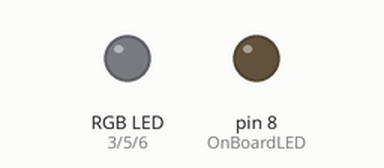
The sketch below on a simulated Arduino Uno, built with avr-gcc and run on an emulated ATmega328P. Shown: an RGB LED mixed from three pins (HIGH = lit), output pins drawn as LEDs (lit = HIGH). No radio packets arrive unless stated; pins used as bus, display or sensor lines are not drawn; what the sketch prints to the serial monitor is not drawn.

Above: at 0.2 s.
Timing chart, 0 to 1.7 s (numbered marks = the images above):
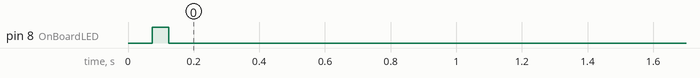

The sketch:

NodeDevice.ino
```cpp
#include <RF24Network.h>
#include <RF24.h>
#include <SPI.h>
#include <Timer.h>

//
// Eve Device
//
#define		EveFirmata
#define		DeviceID	1
#define		BaseDevice	0
#define		FirmwareVersion 1
#define		SerialBaud	57600
#define		CommunicationChannel 100

//
// Reserved Pins
//
#define		OnBoardLED	8
#define		RadioCE		9
#define		RadioCSN	10

//
// Custom firmata Commands
//
#define		CommandConnectionRequest		0x0001
#define		CommandConnectionAccepted		0x0002
#define		CommandConnectionDeclined		0x0003
#define		CommandConnectionCheckRequest	        0x0004
#define		CommandConnectionCheckConfirm	        0x0005


/*******************************************************************************************
 *
 * VARIABLES
 *
 ******************************************************************************************/
//
// Eve Device Variables
//
RF24 radio(RadioCE, RadioCSN);
RF24Network network(radio);
unsigned int packetsRecieved = 0;
unsigned int packetsSent = 0;
unsigned int lastConnectionCheck;
Timer timer;

/*******************************************************************************************
 *
 * METHOD DECLARATIONS
 *
 ******************************************************************************************/
// Eve functions
void UpdateServices();
void BlinkOnBoard(unsigned long);
void SendCommand(unsigned long, unsigned int);
void Solid(uint8_t, uint8_t, uint8_t, byte, byte, byte);
void DoFade();
void SetFade(byte, byte, byte, int);

bool isFading = false;
uint8_t pinR = 3, pinG = 5, pinB = 6;
float fadeStartR, fadeStartG, fadeStartB;
float grad_r, grad_g, grad_b;
byte output_r = 0, output_g = 0, output_b = 0;
int fadeCounter = 0, fadeT = 0;

struct SetColorMessage {
	byte r, g, b;
};

void TestSend() {
	Serial.print("Sending...");
	RF24NetworkHeader header(0);
	SetColorMessage data = { 255, 0, 128 };
	bool success = network.write(header, &data, sizeof(SetColorMessage));
	if (success) Serial.println("ok");
	else Serial.println("fail");
}

/*******************************************************************************************
 *
 * METHODS
 *
 ******************************************************************************************/
void setup(void) {
	// Initiate serial communication
	Serial.begin(SerialBaud);
	Serial.println();
	Serial.println("--------------------------------------------------------------------------------");
	Serial.print("    NodeDevice firmware version=");
	Serial.println(FirmwareVersion, DEC);
	Serial.println("--------------------------------------------------------------------------------");
	BlinkOnBoard(50);

	// Initiate radio communication
	SPI.begin();
	radio.begin();
	network.begin(CommunicationChannel, DeviceID);

	// Setup pins
	pinMode(OnBoardLED, OUTPUT);

        pinMode(pinR, OUTPUT);
        pinMode(pinG, OUTPUT);
        pinMode(pinB, OUTPUT);

//	timer.every(1, DoFade, 0);
	//timer.every(1000, TestSend);
}

void loop(void) {
	UpdateServices();

	if (network.available()) {
		BlinkOnBoard(20);
		RF24NetworkHeader header;
		SetColorMessage data;
		network.read(header, &data, sizeof(SetColorMessage));
		Serial.print(" R:");
		Serial.print(data.r, HEX);
		Serial.print(" G:");
		Serial.print(data.g, HEX);
		Serial.print(" B:");
		Serial.println(data.b, HEX);
		SetFade(data.r, data.g, data.b, 10000);
	}
}

void UpdateServices() {
	network.update();
	timer.update();
}

void BlinkOnBoard(unsigned long t) {
	timer.pulse(OnBoardLED, t, LOW);
}

//function holds RGB values for time t milliseconds
void Solid(byte r, byte g, byte b) {
	//output
	analogWrite(pinR, r);
	analogWrite(pinG, g);
	analogWrite(pinB, b);

	output_r = r;
	output_g = g;
	output_b = b;
}

//function fades between two RGB values over fade time period t
//maximum value of fade time = 30 seconds before gradient values
//get too small for floating point math to work? replace floats
//with doubles to remedy this?
void DoFade(void* context) {
	if (isFading) {
		fadeCounter++;
		if (fadeCounter > fadeT) {
			fadeCounter = fadeT = 0;
			isFading = false;
		}
		else {
			output_r = fadeStartR + grad_r * fadeCounter;
			output_g = fadeStartG + grad_g * fadeCounter;
			output_b = fadeStartB + grad_b * fadeCounter;

			//output
			analogWrite(pinR, (int)output_r);
			analogWrite(pinG, (int)output_g);
			analogWrite(pinB, (int)output_b);

			//hold at this colour set for 1ms
			//delay(1);
		}
	}
}

void SetFade(byte r2, byte g2, byte b2, int t) {
	fadeT = t;
	fadeCounter = 0;
	isFading = true;

	fadeStartR = (float)output_r;
	fadeStartG = (float)output_g;
	fadeStartB = (float)output_b;

	//calculate rates of change of R, G, and B values
	grad_r = ((float)r2 - fadeStartR) / fadeT;
	grad_g = ((float)g2 - fadeStartG) / fadeT;
	grad_b = ((float)b2 - fadeStartB) / fadeT;
}
```

Measured:
- by itself, pin 8 (OnBoardLED): LOW → HIGH at 0.07 s, → LOW 0.05 s later
